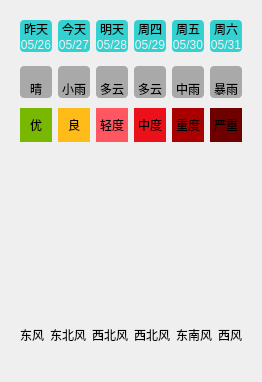
        <widget class="QWidget" name="widget_11" native="true">
         <layout class="QVBoxLayout" name="verticalLayout_4">
          <property name="spacing">
           <number>0</number>
          </property>
          <item>
           <widget class="QWidget" name="widget_5" native="true">
            <property name="styleSheet">
             <string notr="true">QLabel {
	background-color: rgba(0, 200, 200, 200);
	border-radius: 4px;
}</string>
            </property>
            <layout class="QGridLayout" name="gridLayout_2">
             <property name="horizontalSpacing">
              <number>6</number>
             </property>
             <property name="verticalSpacing">
              <number>0</number>
             </property>
             <item row="0" column="0">
              <widget class="QLabel" name="lblWeek0">
               <property name="styleSheet">
                <string notr="true">border-bottom-left-radius: 0px;
border-bottom-right-radius: 0px;</string>
               </property>
               <property name="text">
                <string>昨天</string>
               </property>
               <property name="alignment">
                <set>Qt::AlignCenter</set>
               </property>
              </widget>
             </item>
             <item row="0" column="1">
              <widget class="QLabel" name="lblWeek1">
               <property name="styleSheet">
                <string notr="true">border-bottom-left-radius: 0px;
border-bottom-right-radius: 0px;</string>
               </property>
               <property name="text">
                <string>今天</string>
               </property>
               <property name="alignment">
                <set>Qt::AlignCenter</set>
               </property>
              </widget>
             </item>
             <item row="0" column="2">
              <widget class="QLabel" name="lblWeek2">
               <property name="styleSheet">
                <string notr="true">border-bottom-left-radius: 0px;
border-bottom-right-radius: 0px;</string>
               </property>
               <property name="text">
                <string>明天</string>
               </property>
               <property name="alignment">
                <set>Qt::AlignCenter</set>
               </property>
              </widget>
             </item>
             <item row="0" column="3">
              <widget class="QLabel" name="lblWeek3">
               <property name="styleSheet">
                <string notr="true">border-bottom-left-radius: 0px;
border-bottom-right-radius: 0px;</string>
               </property>
               <property name="text">
                <string>周四</string>
               </property>
               <property name="alignment">
                <set>Qt::AlignCenter</set>
               </property>
              </widget>
             </item>
             <item row="0" column="4">
              <widget class="QLabel" name="lblWeek4">
               <property name="styleSheet">
                <string notr="true">border-bottom-left-radius: 0px;
border-bottom-right-radius: 0px;</string>
               </property>
               <property name="text">
                <string>周五</string>
               </property>
               <property name="alignment">
                <set>Qt::AlignCenter</set>
               </property>
              </widget>
             </item>
             <item row="0" column="5">
              <widget class="QLabel" name="lblWeek5">
               <property name="styleSheet">
                <string notr="true">border-bottom-left-radius: 0px;
border-bottom-right-radius: 0px;</string>
               </property>
               <property name="text">
                <string>周六</string>
               </property>
               <property name="alignment">
                <set>Qt::AlignCenter</set>
               </property>
              </widget>
             </item>
             <item row="1" column="0">
              <widget class="QLabel" name="lblDate0">
               <property name="styleSheet">
                <string notr="true">border-top-left-radius: 0px;
border-top-right-radius: 0px;
color: rgb(240, 240, 240);</string>
               </property>
               <property name="text">
                <string>05/26</string>
               </property>
               <property name="alignment">
                <set>Qt::AlignCenter</set>
               </property>
              </widget>
             </item>
             <item row="1" column="1">
              <widget class="QLabel" name="lblDate1">
               <property name="styleSheet">
                <string notr="true">border-top-left-radius: 0px;
border-top-right-radius: 0px;
color: rgb(240, 240, 240);</string>
               </property>
               <property name="text">
                <string>05/27</string>
               </property>
               <property name="alignment">
                <set>Qt::AlignCenter</set>
               </property>
              </widget>
             </item>
             <item row="1" column="2">
              <widget class="QLabel" name="lblDate2">
               <property name="styleSheet">
                <string notr="true">border-top-left-radius: 0px;
border-top-right-radius: 0px;
color: rgb(240, 240, 240);</string>
               </property>
               <property name="text">
                <string>05/28</string>
               </property>
               <property name="alignment">
                <set>Qt::AlignCenter</set>
               </property>
              </widget>
             </item>
             <item row="1" column="3">
              <widget class="QLabel" name="lblDate3">
               <property name="styleSheet">
                <string notr="true">border-top-left-radius: 0px;
border-top-right-radius: 0px;
color: rgb(240, 240, 240);</string>
               </property>
               <property name="text">
                <string>05/29</string>
               </property>
               <property name="alignment">
                <set>Qt::AlignCenter</set>
               </property>
              </widget>
             </item>
             <item row="1" column="4">
              <widget class="QLabel" name="lblDate4">
               <property name="styleSheet">
                <string notr="true">border-top-left-radius: 0px;
border-top-right-radius: 0px;
color: rgb(240, 240, 240);</string>
               </property>
               <property name="text">
                <string>05/30</string>
               </property>
               <property name="alignment">
                <set>Qt::AlignCenter</set>
               </property>
              </widget>
             </item>
             <item row="1" column="5">
              <widget class="QLabel" name="lblDate5">
               <property name="styleSheet">
                <string notr="true">border-top-left-radius: 0px;
border-top-right-radius: 0px;
color: rgb(240, 240, 240);</string>
               </property>
               <property name="text">
                <string>05/31</string>
               </property>
               <property name="alignment">
                <set>Qt::AlignCenter</set>
               </property>
              </widget>
             </item>
            </layout>
           </widget>
          </item>
          <item>
           <widget class="QWidget" name="widget_6" native="true">
            <property name="styleSheet">
             <string notr="true">QLabel {
	background-color: rgba(60, 60, 60, 100);
	border-radius: 4px;
}</string>
            </property>
            <layout class="QGridLayout" name="gridLayout_3">
             <property name="topMargin">
              <number>5</number>
             </property>
             <property name="bottomMargin">
              <number>5</number>
             </property>
             <property name="verticalSpacing">
              <number>0</number>
             </property>
             <item row="0" column="3">
              <widget class="QLabel" name="lblTypeIcon3">
               <property name="styleSheet">
                <string notr="true">border-bottom-left-radius: 0px;
border-bottom-right-radius: 0px;</string>
               </property>
               <property name="text">
                <string/>
               </property>
               <property name="pixmap">
                <pixmap resource="res.qrc">:/res/type/DuoYun.png</pixmap>
               </property>
               <property name="alignment">
                <set>Qt::AlignCenter</set>
               </property>
              </widget>
             </item>
             <item row="0" column="0">
              <widget class="QLabel" name="lblTypeIcon0">
               <property name="minimumSize">
                <size>
                 <width>0</width>
                 <height>0</height>
                </size>
               </property>
               <property name="maximumSize">
                <size>
                 <width>1000</width>
                 <height>1000</height>
                </size>
               </property>
               <property name="styleSheet">
                <string notr="true">border-bottom-left-radius: 0px;
border-bottom-right-radius: 0px;</string>
               </property>
               <property name="text">
                <string/>
               </property>
               <property name="pixmap">
                <pixmap resource="res.qrc">:/res/type/Qing.png</pixmap>
               </property>
               <property name="alignment">
                <set>Qt::AlignCenter</set>
               </property>
              </widget>
             </item>
             <item row="0" column="2">
              <widget class="QLabel" name="lblTypeIcon2">
               <property name="styleSheet">
                <string notr="true">border-bottom-left-radius: 0px;
border-bottom-right-radius: 0px;</string>
               </property>
               <property name="text">
                <string/>
               </property>
               <property name="pixmap">
                <pixmap resource="res.qrc">:/res/type/DuoYun.png</pixmap>
               </property>
               <property name="alignment">
                <set>Qt::AlignCenter</set>
               </property>
              </widget>
             </item>
             <item row="1" column="0">
              <widget class="QLabel" name="lblType0">
               <property name="styleSheet">
                <string notr="true">border-top-left-radius: 0px;
border-top-right-radius: 0px;</string>
               </property>
               <property name="text">
                <string>晴</string>
               </property>
               <property name="alignment">
                <set>Qt::AlignCenter</set>
               </property>
              </widget>
             </item>
             <item row="1" column="3">
              <widget class="QLabel" name="lblType3">
               <property name="styleSheet">
                <string notr="true">border-top-left-radius: 0px;
border-top-right-radius: 0px;</string>
               </property>
               <property name="text">
                <string>多云</string>
               </property>
               <property name="alignment">
                <set>Qt::AlignCenter</set>
               </property>
              </widget>
             </item>
             <item row="0" column="5">
              <widget class="QLabel" name="lblTypeIcon5">
               <property name="styleSheet">
                <string notr="true">border-bottom-left-radius: 0px;
border-bottom-right-radius: 0px;</string>
               </property>
               <property name="text">
                <string/>
               </property>
               <property name="pixmap">
                <pixmap resource="res.qrc">:/res/type/BaoYu.png</pixmap>
               </property>
               <property name="alignment">
                <set>Qt::AlignCenter</set>
               </property>
              </widget>
             </item>
             <item row="1" column="5">
              <widget class="QLabel" name="lblType5">
               <property name="styleSheet">
                <string notr="true">border-top-left-radius: 0px;
border-top-right-radius: 0px;</string>
               </property>
               <property name="text">
                <string>暴雨</string>
               </property>
               <property name="alignment">
                <set>Qt::AlignCenter</set>
               </property>
              </widget>
             </item>
             <item row="1" column="4">
              <widget class="QLabel" name="lblType4">
               <property name="styleSheet">
                <string notr="true">border-top-left-radius: 0px;
border-top-right-radius: 0px;</string>
               </property>
               <property name="text">
                <string>中雨</string>
               </property>
               <property name="alignment">
                <set>Qt::AlignCenter</set>
               </property>
              </widget>
             </item>
             <item row="0" column="1">
              <widget class="QLabel" name="lblTypeIcon1">
               <property name="styleSheet">
                <string notr="true">border-bottom-left-radius: 0px;
border-bottom-right-radius: 0px;</string>
               </property>
               <property name="text">
                <string/>
               </property>
               <property name="pixmap">
                <pixmap resource="res.qrc">:/res/type/XiaoYu.png</pixmap>
               </property>
               <property name="alignment">
                <set>Qt::AlignCenter</set>
               </property>
              </widget>
             </item>
             <item row="1" column="2">
              <widget class="QLabel" name="lblType2">
               <property name="styleSheet">
                <string notr="true">border-top-left-radius: 0px;
border-top-right-radius: 0px;</string>
               </property>
               <property name="text">
                <string>多云</string>
               </property>
               <property name="alignment">
                <set>Qt::AlignCenter</set>
               </property>
              </widget>
             </item>
             <item row="0" column="4">
              <widget class="QLabel" name="lblTypeIcon4">
               <property name="styleSheet">
                <string notr="true">border-bottom-left-radius: 0px;
border-bottom-right-radius: 0px;</string>
               </property>
               <property name="text">
                <string/>
               </property>
               <property name="pixmap">
                <pixmap resource="res.qrc">:/res/type/ZhongYu.png</pixmap>
               </property>
               <property name="alignment">
                <set>Qt::AlignCenter</set>
               </property>
              </widget>
             </item>
             <item row="1" column="1">
              <widget class="QLabel" name="lblType1">
               <property name="styleSheet">
                <string notr="true">border-top-left-radius: 0px;
border-top-right-radius: 0px;</string>
               </property>
               <property name="text">
                <string>小雨</string>
               </property>
               <property name="alignment">
                <set>Qt::AlignCenter</set>
               </property>
              </widget>
             </item>
            </layout>
           </widget>
          </item>
          <item>
           <widget class="QWidget" name="widget_9" native="true">
            <layout class="QHBoxLayout" name="horizontalLayout_11">
             <property name="topMargin">
              <number>5</number>
             </property>
             <property name="bottomMargin">
              <number>5</number>
             </property>
             <item>
              <widget class="QLabel" name="lblQuality0">
               <property name="styleSheet">
                <string notr="true">background-color: rgb(121, 184, 0);
padding:8px;</string>
               </property>
               <property name="text">
                <string>优</string>
               </property>
               <property name="alignment">
                <set>Qt::AlignCenter</set>
               </property>
              </widget>
             </item>
             <item>
              <widget class="QLabel" name="lblQuality1">
               <property name="styleSheet">
                <string notr="true">background-color: rgb(255, 187, 23);</string>
               </property>
               <property name="text">
                <string>良</string>
               </property>
               <property name="alignment">
                <set>Qt::AlignCenter</set>
               </property>
              </widget>
             </item>
             <item>
              <widget class="QLabel" name="lblQuality2">
               <property name="styleSheet">
                <string notr="true">background-color: rgb(255, 87, 97);</string>
               </property>
               <property name="text">
                <string>轻度</string>
               </property>
               <property name="alignment">
                <set>Qt::AlignCenter</set>
               </property>
              </widget>
             </item>
             <item>
              <widget class="QLabel" name="lblQuality3">
               <property name="styleSheet">
                <string notr="true">background-color: rgb(235, 17, 27);</string>
               </property>
               <property name="text">
                <string>中度</string>
               </property>
               <property name="alignment">
                <set>Qt::AlignCenter</set>
               </property>
              </widget>
             </item>
             <item>
              <widget class="QLabel" name="lblQuality4">
               <property name="styleSheet">
                <string notr="true">background-color: rgb(170, 0, 0);</string>
               </property>
               <property name="text">
                <string>重度</string>
               </property>
               <property name="alignment">
                <set>Qt::AlignCenter</set>
               </property>
              </widget>
             </item>
             <item>
              <widget class="QLabel" name="lblQuality5">
               <property name="styleSheet">
                <string notr="true">background-color: rgb(110, 0, 0);</string>
               </property>
               <property name="text">
                <string>严重</string>
               </property>
               <property name="alignment">
                <set>Qt::AlignCenter</set>
               </property>
              </widget>
             </item>
            </layout>
           </widget>
          </item>
          <item>
           <widget class="QWidget" name="widget_7" native="true">
            <layout class="QVBoxLayout" name="verticalLayout_5">
             <property name="spacing">
              <number>0</number>
             </property>
             <property name="topMargin">
              <number>5</number>
             </property>
             <property name="bottomMargin">
              <number>5</number>
             </property>
             <item>
              <widget class="QLabel" name="lblHighCurve">
               <property name="minimumSize">
                <size>
                 <width>0</width>
                 <height>80</height>
                </size>
               </property>
               <property name="maximumSize">
                <size>
                 <width>10000</width>
                 <height>10000</height>
                </size>
               </property>
               <property name="styleSheet">
                <string notr="true">border-bottom-left-radius: 0px;
border-bottom-right-radius: 0px;</string>
               </property>
               <property name="text">
                <string/>
               </property>
               <property name="alignment">
                <set>Qt::AlignCenter</set>
               </property>
              </widget>
             </item>
             <item>
              <widget class="QLabel" name="lblLowCurve">
               <property name="minimumSize">
                <size>
                 <width>0</width>
                 <height>80</height>
                </size>
               </property>
               <property name="maximumSize">
                <size>
                 <width>10000</width>
                 <height>10000</height>
                </size>
               </property>
               <property name="styleSheet">
                <string notr="true">border-top-left-radius: 0px;
border-top-right-radius: 0px;</string>
               </property>
               <property name="text">
                <string/>
               </property>
               <property name="alignment">
                <set>Qt::AlignCenter</set>
               </property>
              </widget>
             </item>
            </layout>
           </widget>
          </item>
          <item>
           <widget class="QWidget" name="widget_8" native="true">
            <layout class="QGridLayout" name="gridLayout_4">
             <property name="verticalSpacing">
              <number>0</number>
             </property>
             <item row="0" column="0">
              <widget class="QLabel" name="lblFx0">
               <property name="styleSheet">
                <string notr="true">border-bottom-left-radius: 0px;
border-bottom-right-radius: 0px;</string>
               </property>
               <property name="text">
                <string>东风</string>
               </property>
               <property name="alignment">
                <set>Qt::AlignCenter</set>
               </property>
              </widget>
             </item>
             <item row="0" column="1">
              <widget class="QLabel" name="lblFx1">
               <property name="styleSheet">
                <string notr="true">border-bottom-left-radius: 0px;
border-bottom-right-radius: 0px;</string>
               </property>
               <property name="text">
                <string>东北风</string>
               </property>
               <property name="alignment">
                <set>Qt::AlignCenter</set>
               </property>
              </widget>
             </item>
             <item row="0" column="2">
              <widget class="QLabel" name="lblFx2">
               <property name="styleSheet">
                <string notr="true">border-bottom-left-radius: 0px;
border-bottom-right-radius: 0px;</string>
               </property>
               <property name="text">
                <string>西北风</string>
               </property>
               <property name="alignment">
                <set>Qt::AlignCenter</set>
               </property>
              </widget>
             </item>
             <item row="0" column="3">
              <widget class="QLabel" name="lblFx3">
               <property name="styleSheet">
                <string notr="true">border-bottom-left-radius: 0px;
border-bottom-right-radius: 0px;</string>
               </property>
               <property name="text">
                <string>西北风</string>
               </property>
               <property name="alignment">
                <set>Qt::AlignCenter</set>
               </property>
              </widget>
             </item>
             <item row="0" column="4">
              <widget class="QLabel" name="lblFx4">
               <property name="styleSheet">
                <string notr="true">border-bottom-left-radius: 0px;
border-bottom-right-radius: 0px;</string>
               </property>
               <property name="text">
                <string>东南风</string>
               </property>
               <property name="alignment">
                <set>Qt::AlignCenter</set>
               </property>
              </widget>
             </item>
             <item row="0" column="5">
              <widget class="QLabel" name="lblFx5">
               <property name="styleSheet">
                <string notr="true">border-bottom-left-radius: 0px;
border-bottom-right-radius: 0px;</string>
               </property>
               <property name="text">
                <string>西风</string>
               </property>
               <property name="alignment">
                <set>Qt::AlignCenter</set>
               </property>
              </widget>
             </item>
             <item row="1" column="0">
              <widget class="QLabel" name="lblFl0">
               <property name="styleSheet">
                <string notr="true">border-top-left-radius: 0px;
border-top-right-radius: 0px;
color: rgb(240, 240, 240);</string>
               </property>
               <property name="text">
                <string>2级</string>
               </property>
               <property name="alignment">
                <set>Qt::AlignCenter</set>
               </property>
              </widget>
             </item>
             <item row="1" column="1">
              <widget class="QLabel" name="lblFl1">
               <property name="styleSheet">
                <string notr="true">border-top-left-radius: 0px;
border-top-right-radius: 0px;
color: rgb(240, 240, 240);</string>
               </property>
               <property name="text">
                <string>3级</string>
               </property>
               <property name="alignment">
                <set>Qt::AlignCenter</set>
               </property>
              </widget>
             </item>
             <item row="1" column="2">
              <widget class="QLabel" name="lblFl2">
               <property name="styleSheet">
                <string notr="true">border-top-left-radius: 0px;
border-top-right-radius: 0px;
color: rgb(240, 240, 240);</string>
               </property>
               <property name="text">
                <string>2级</string>
               </property>
               <property name="alignment">
                <set>Qt::AlignCenter</set>
               </property>
              </widget>
             </item>
             <item row="1" column="3">
              <widget class="QLabel" name="lblFl3">
               <property name="styleSheet">
                <string notr="true">border-top-left-radius: 0px;
border-top-right-radius: 0px;
color: rgb(240, 240, 240);</string>
               </property>
               <property name="text">
                <string>1级</string>
               </property>
               <property name="alignment">
                <set>Qt::AlignCenter</set>
               </property>
              </widget>
             </item>
             <item row="1" column="4">
              <widget class="QLabel" name="lblFl4">
               <property name="styleSheet">
                <string notr="true">border-top-left-radius: 0px;
border-top-right-radius: 0px;
color: rgb(240, 240, 240);</string>
               </property>
               <property name="text">
                <string>2级</string>
               </property>
               <property name="alignment">
                <set>Qt::AlignCenter</set>
               </property>
              </widget>
             </item>
             <item row="1" column="5">
              <widget class="QLabel" name="lblFl5">
               <property name="styleSheet">
                <string notr="true">border-top-left-radius: 0px;
border-top-right-radius: 0px;
color: rgb(240, 240, 240);</string>
               </property>
               <property name="text">
                <string>2级</string>
               </property>
               <property name="alignment">
                <set>Qt::AlignCenter</set>
               </property>
              </widget>
             </item>
            </layout>
           </widget>
          </item>
         </layout>
        </widget>
